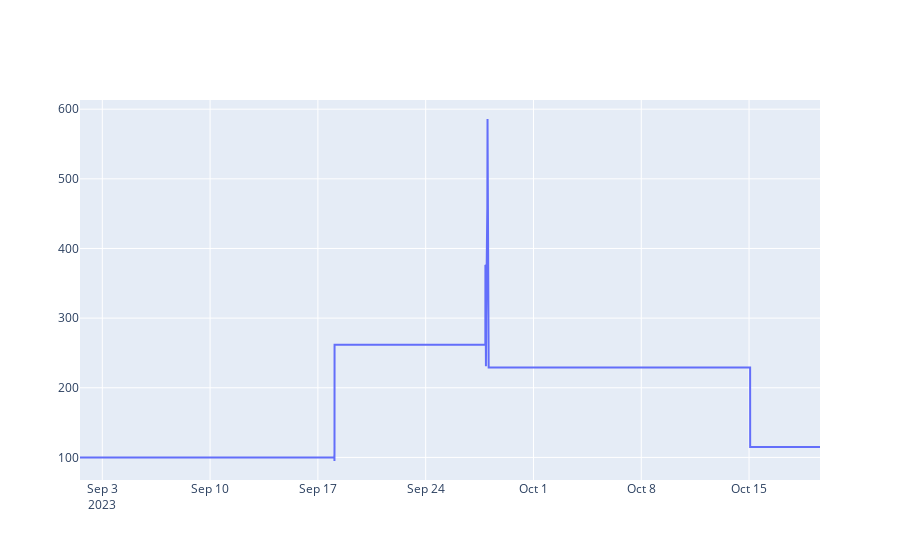

Notebook source saved alongside this figure:
### Code cell
import plotly.graph_objects as go

fig = go.Figure(data=[go.Scatter(x=stat['_equity_curve'].index, y=stat['_equity_curve']['Equity'])])
fig.show()

### Figure 1 — Plotly figure (JSON) as saved in the notebook; plotly's stock layout.template omitted (floating-point values rounded to 4 significant figures; data arrays with more than 128 entries replaced by an {"elided": "..."} marker saying what was removed)
{"data": [{"type": "scatter", "x": {"elided": "13841 str values"}, "y": {"elided": "13841 float values"}}], "layout": {}}
